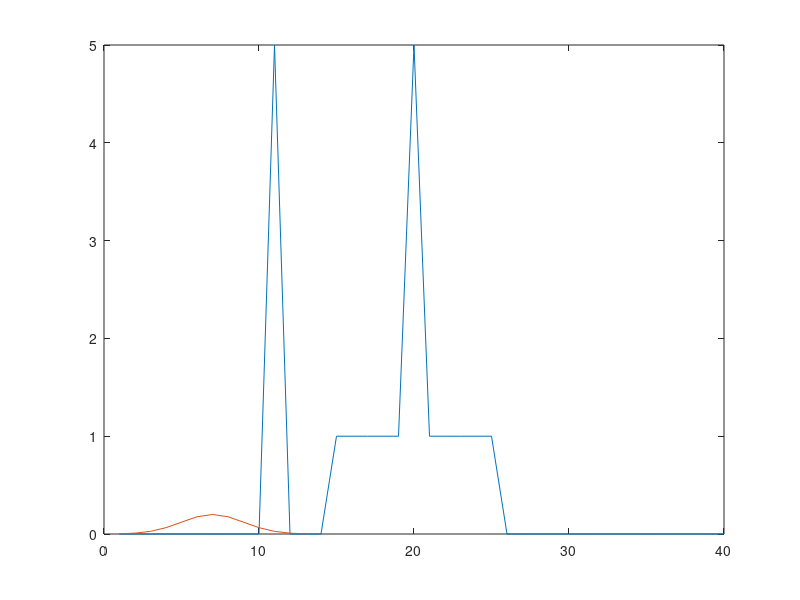

Recreate this plot in MATLAB. (Note: this script raises an error after producing the figure.)
% (b, c)
signal = load('signal.txt');
kernel = load('kernel.txt');

figure(1); clf;
plot(signal); hold on;
plot(kernel);
convolution = simple_convolution(signal, kernel);
plot(convolution);
embedded = conv(signal, kernel, 'same');
plot(embedded);  hold off;

% (d) 
figure(2); clf;
[gaus_kernel, x] = gauss(0.5);
plot(x, gaus_kernel); hold on;
[gaus_kernel, x] = gauss(1);
plot(x, gaus_kernel); 
[gaus_kernel, x] = gauss(2);
plot(x, gaus_kernel); 
[gaus_kernel, x] = gauss(3);
plot(x, gaus_kernel); 
[gaus_kernel, x] = gauss(4);
plot(x, gaus_kernel); hold off;

% (e)
signal = load('signal.txt');
kernel_1 = gauss(2);
kernel_2 = [0.1, 0.6, 0.4];
figure(3); clf;
subplot(1,4,1); plot(signal); axis tight;
subplot(1,4,2); plot(conv(conv(signal, kernel_1), kernel_2)); axis tight;
subplot(1,4,3); plot(conv(conv(signal, kernel_2), kernel_1)); axis tight;
subplot(1,4,4); plot(conv(signal, conv(kernel_1,kernel_2))); axis tight;



